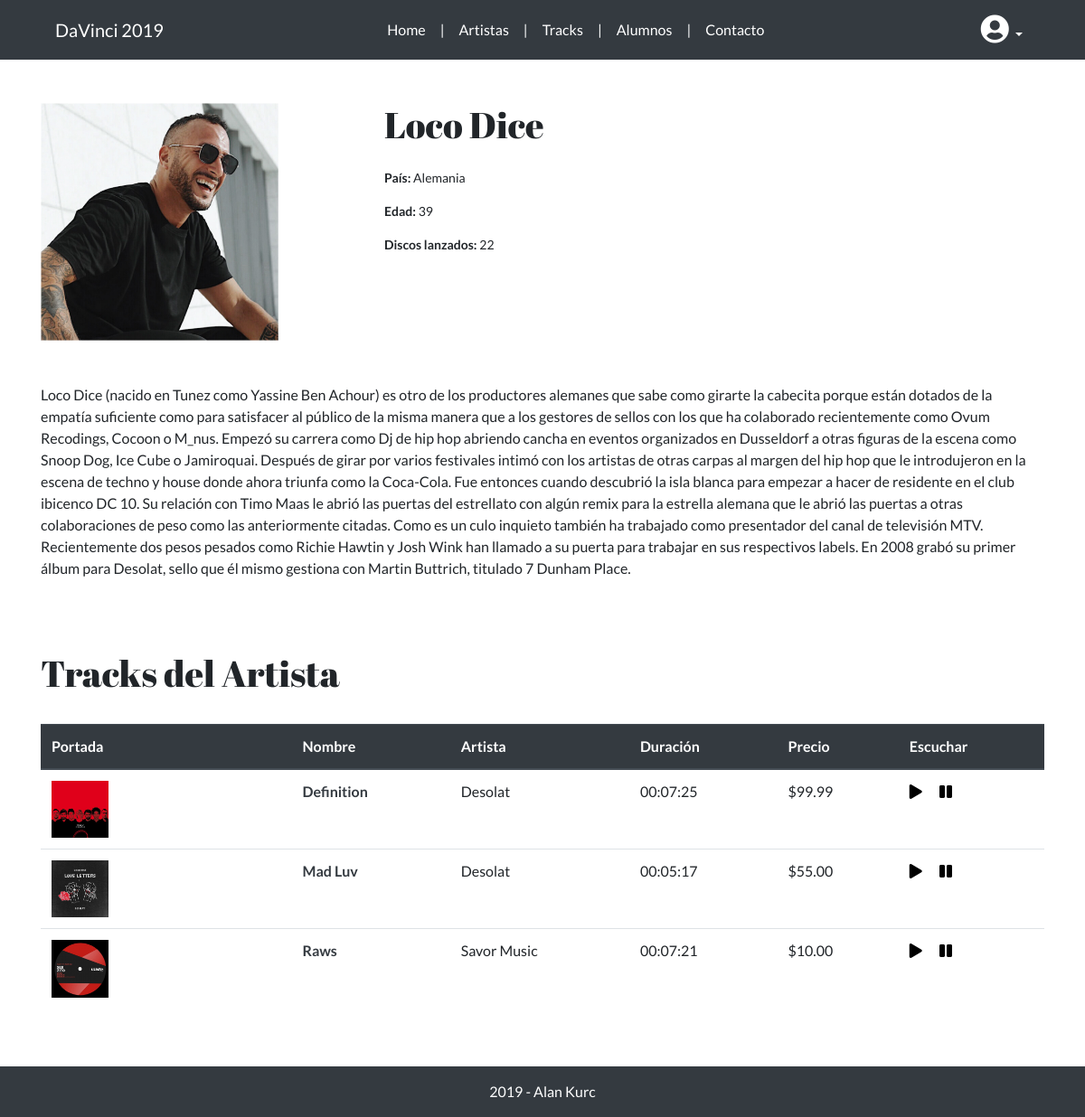
The app's page /artista-leer.php?id=1 with its own data.
### tables this page shows
CREATE TABLE `artistas` (
  `id_dj` int(10) unsigned NOT NULL AUTO_INCREMENT,
  `nombre` varchar(80) NOT NULL,
  `edad` int(3) NOT NULL,
  `pais` varchar(80) NOT NULL,
  `discos` int(100) DEFAULT NULL,
  `biografia` mediumtext NOT NULL,
  `imagen` varchar(150) DEFAULT NULL,
  PRIMARY KEY (`id_dj`) USING BTREE
);

CREATE TABLE `tracks` (
  `id_track` int(10) unsigned NOT NULL AUTO_INCREMENT,
  `id_dj` int(3) unsigned NOT NULL,
  `id_sello` int(3) unsigned NOT NULL,
  `id_genero` int(2) unsigned NOT NULL,
  `titulo` varchar(80) NOT NULL,
  `precio` decimal(4,2) unsigned NOT NULL,
  `lanzamiento` date NOT NULL,
  `duracion` time NOT NULL,
  `bpm` int(3) NOT NULL,
  `imagen` varchar(150) DEFAULT NULL,
  `link` varchar(250) DEFAULT NULL,
  `descripcion` mediumtext,
  PRIMARY KEY (`id_track`) USING BTREE,
  KEY `id_dj` (`id_dj`) USING BTREE,
  KEY `fk_tracks_sellos` (`id_sello`) USING BTREE,
  KEY `fk_tracks_generos` (`id_genero`) USING BTREE,
  CONSTRAINT `fk_tracks_artistas` FOREIGN KEY (`id_dj`) REFERENCES `artistas` (`id_dj`),
  CONSTRAINT `fk_tracks_generos` FOREIGN KEY (`id_genero`) REFERENCES `generos` (`id_genero`),
  CONSTRAINT `fk_tracks_sellos` FOREIGN KEY (`id_sello`) REFERENCES `sellos` (`id_sello`)
);

CREATE TABLE `sellos` (
  `id_sello` int(8) unsigned NOT NULL AUTO_INCREMENT,
  `nombre` varchar(80) NOT NULL,
  `pais_origen` varchar(80) NOT NULL,
  PRIMARY KEY (`id_sello`) USING BTREE
);

### artista-leer.php (the view, shortened to what this page needs)
<?php
include 'templates/conexion.php';
$id = mysqli_real_escape_string($db, $_GET['id']);
$consulta = "SELECT
	artistas.id_dj,
	artistas.nombre,
	artistas.edad,
	artistas.pais,
    artistas.biografia,
    artistas.imagen AS imagendj,
	artistas.discos
    FROM artistas
    WHERE artistas.id_dj = '$id'";
$resArtistas = mysqli_query($db, $consulta);
$consulta = "SELECT
    tracks.id_track,
    tracks.id_dj,
    tracks.id_sello,
    tracks.titulo,
    tracks.precio,
    tracks.id_genero,
    tracks.lanzamiento,
    tracks.duracion,
    tracks.imagen,
    tracks.link,
    sellos.nombre,
    sellos.id_sello
    FROM tracks
    LEFT JOIN sellos
    ON tracks.id_sello = sellos.id_sello
    WHERE tracks.id_dj = '$id'";
$resTracks = mysqli_query($db, $consulta);
include 'templates/header.php';
?>
<section class="container-fluid py-5">
    <div class="row">
        <div class="container">
            <div class="row">
                <?php while ($fila = mysqli_fetch_assoc($resArtistas)): ?>
                    <div class="col-12 mb-5">
                        <div class="row">
                            <div class="col-12 col-md-4">
                                <?php if (!empty($fila['imagendj'])): ?>
                                    <img class="w-75" src="<?= 'assets/imgs/' . $fila['imagendj']; ?>"
                                         alt="<?= $fila['nombre']; ?>">
                                <?php endif; ?>
                            </div>
                            <div class="col-12 col-md-8 pt-3 pt-md-0">
                                <h1 class="titulo pb-3"><?= $fila['nombre']; ?></h1>
                                <p class="font14"><b>País:</b> <?= $fila['pais']; ?></p>
                                <p class="font14"><b>Edad:</b> <?= $fila['edad']; ?></p>
                                <p class="font14"><b>Discos lanzados:</b> <?= $fila['discos']; ?></p>
                            </div>
                        </div>
                    </div>
                    <div class="col-12 pb-3">
                        <p class="font16"><?= $fila['biografia']; ?></p>
                    </div>
                <?php endwhile; ?>
            </div>
        </div>
    </div>
</section>
<section class="container-fluid pb-5">
    <div class="row">
        <div class="container">
            <div class="row">
                <div class="col-12">
                    <h2 class="titulo">Tracks del Artista</h2>
                </div>
            </div>
            <div class="row pt-4">
                <div class="col-12">
                    <div class="table-responsive">
                        <table class="table">
                            <thead class="thead-dark">
                            <tr>
                                <th class="w-25">Portada</th>
                                <th>Nombre</th>
                                <th>Artista</th>
                                <th>Duración</th>
                                <th>Precio</th>
                                <th>Escuchar</th>
                            </tr>
                            </thead>
                            <tbody>
                            <?php while ($fila = mysqli_fetch_assoc($resTracks)): ?>
                                <tr>
                                    <?php if (!empty($fila['imagen'])): ?>
                                        <td><img class="w-25 img-fluid" src="<?= 'assets/imgs/' . $fila['id_track'] . "." . $fila['imagen']; ?>" alt="<?= $fila['titulo']; ?>"></td>
                                    <?php endif; ?>
                                    <td><a href="track-leer.php?id=<?= $fila['id_track']; ?>" class="text-dark font-weight-bold"><?= $fila['titulo']; ?></a></td>
                                    <td><?= $fila['nombre']; ?></td>
                                    <td><?= $fila['duracion']; ?></td>
                                    <td>$<?= $fila['precio']; ?></td>
                                    <td>
                                        <a href="javascript:;" class="font-negra btn-play mr-3" onclick="document.getElementById('<?= $fila['id_track']; ?>').play()"><i class="fas fa-play"></i></a>
                                        <a href="javascript:;" class="font-negra btn-play" onclick="document.getElementById('<?= $fila['id_track']; ?>').pause()"><i class="fas fa-pause"></i></a>
                                    </td>
                                </tr>
                            <?php endwhile; ?>
                            </tbody>
                        </table>
                    </div>
                </div>
            </div>
        </div>
    </div>
</section>
<?php include 'templates/footer.php'; ?>

### assets/css/estilos.css (style rules this page uses)
* { margin: 0; padding: 0; }
body { font-family: 'Lato', sans-serif; }
a { transition: all 0.5s ease-out; -webkit-transition: all 0.5s ease-out; }
.font14 { font-size: 14px; }
.font16 { font-size: 16px; }
.font-negra { color: #000000; }
.titulo { font-family: 'Abril Fatface', cursive; font-size: 40px; }
a { transition: all .5s; }

### records on screen
artistas: imagen (picture), nombre "Loco Dice", pais "Alemania", edad "39", discos "22", biografia "Loco Dice (nacido en Tunez como Yassine Ben Achour) es otro de los productores alemanes que sabe como girarte la cabecita porque están dotados de la empatía suficiente como para satisfacer al público de la misma manera que a los gestores de sellos con los que ha colaborado recientemente como Ovum Recodings, Cocoon o M_nus. Empezó su carrera como Dj de hip hop abriendo cancha en eventos organizados en Dusseldorf a otras figuras de la escena como Snoop Dog, Ice Cube o Jamiroquai. Después de girar por varios festivales intimó con los artistas de otras carpas al margen del hip hop que le introdujeron en la escena de techno y house donde ahora triunfa como la Coca-Cola. Fue entonces cuando…"
tracks: shows a picture, titulo "Definition", id_sello.nombre "Desolat", duracion "00:07:25", precio "99.99"
tracks: shows a picture, titulo "Mad Luv", id_sello.nombre "Desolat", duracion "00:05:17", precio "55.00"
tracks: shows a picture, titulo "Raws", id_sello.nombre "Savor Music", duracion "00:07:21", precio "10.00"
